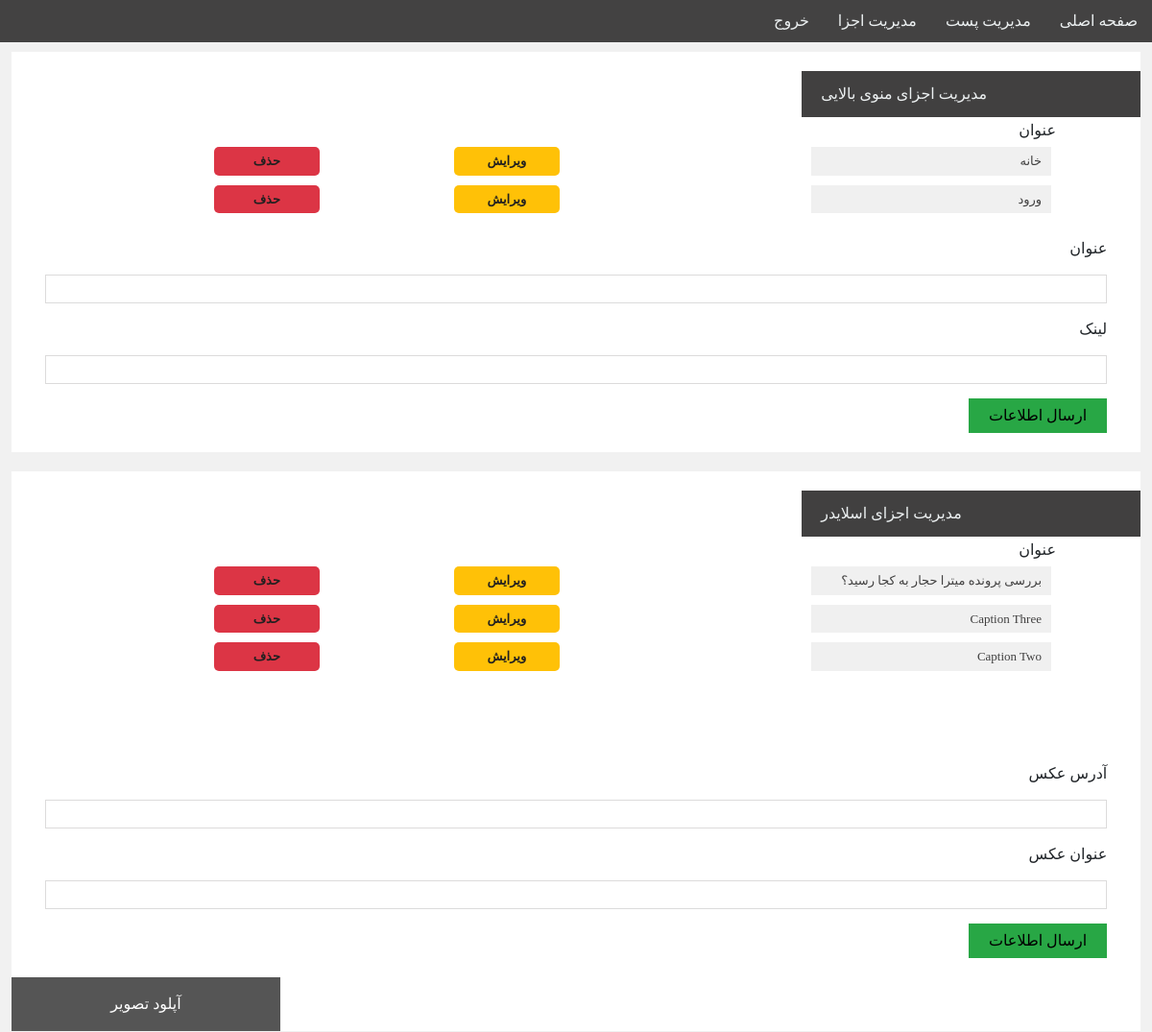
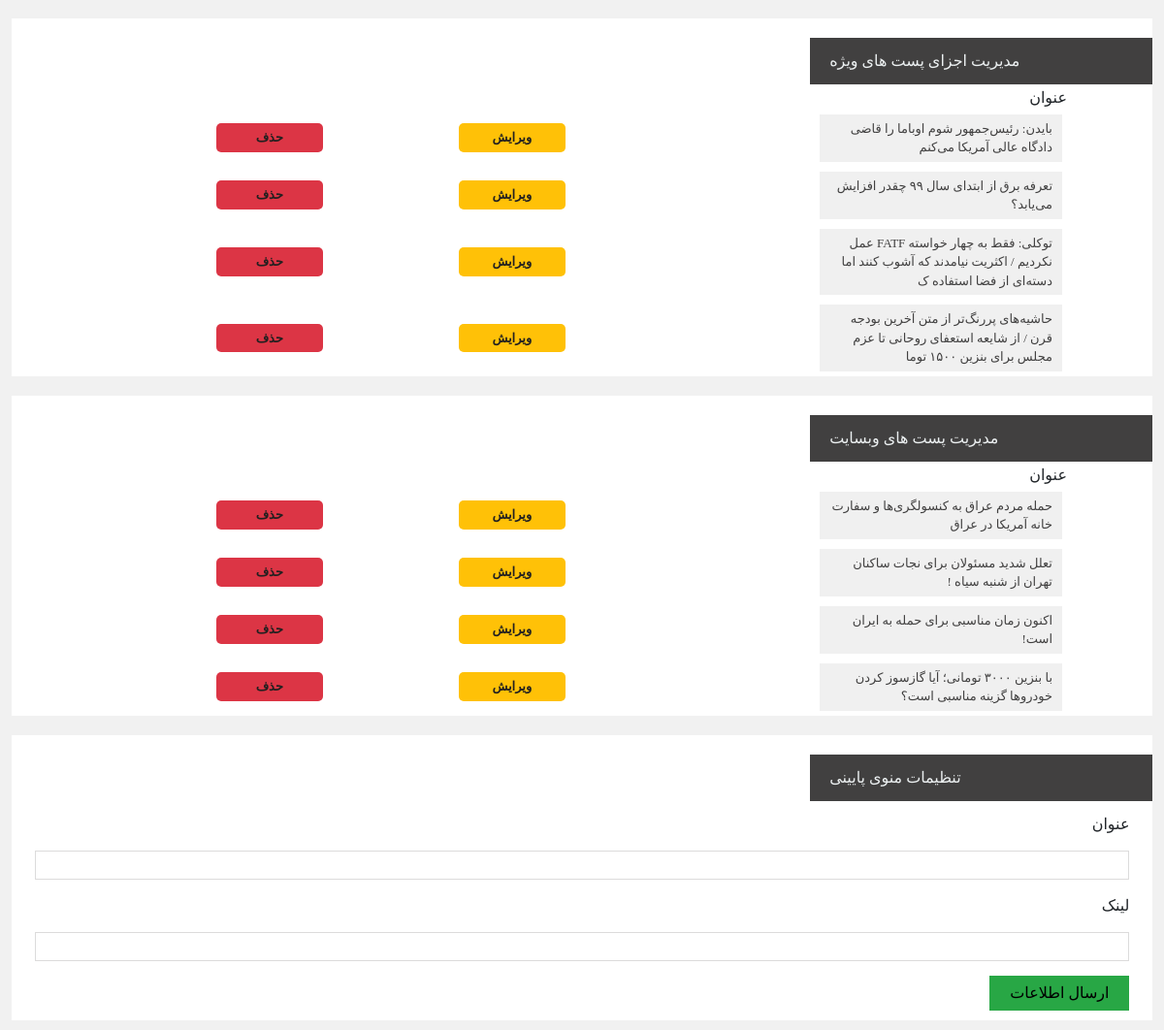
Before: /admin/show.php (signed in) with the older database file (2 pictures, top to bottom).
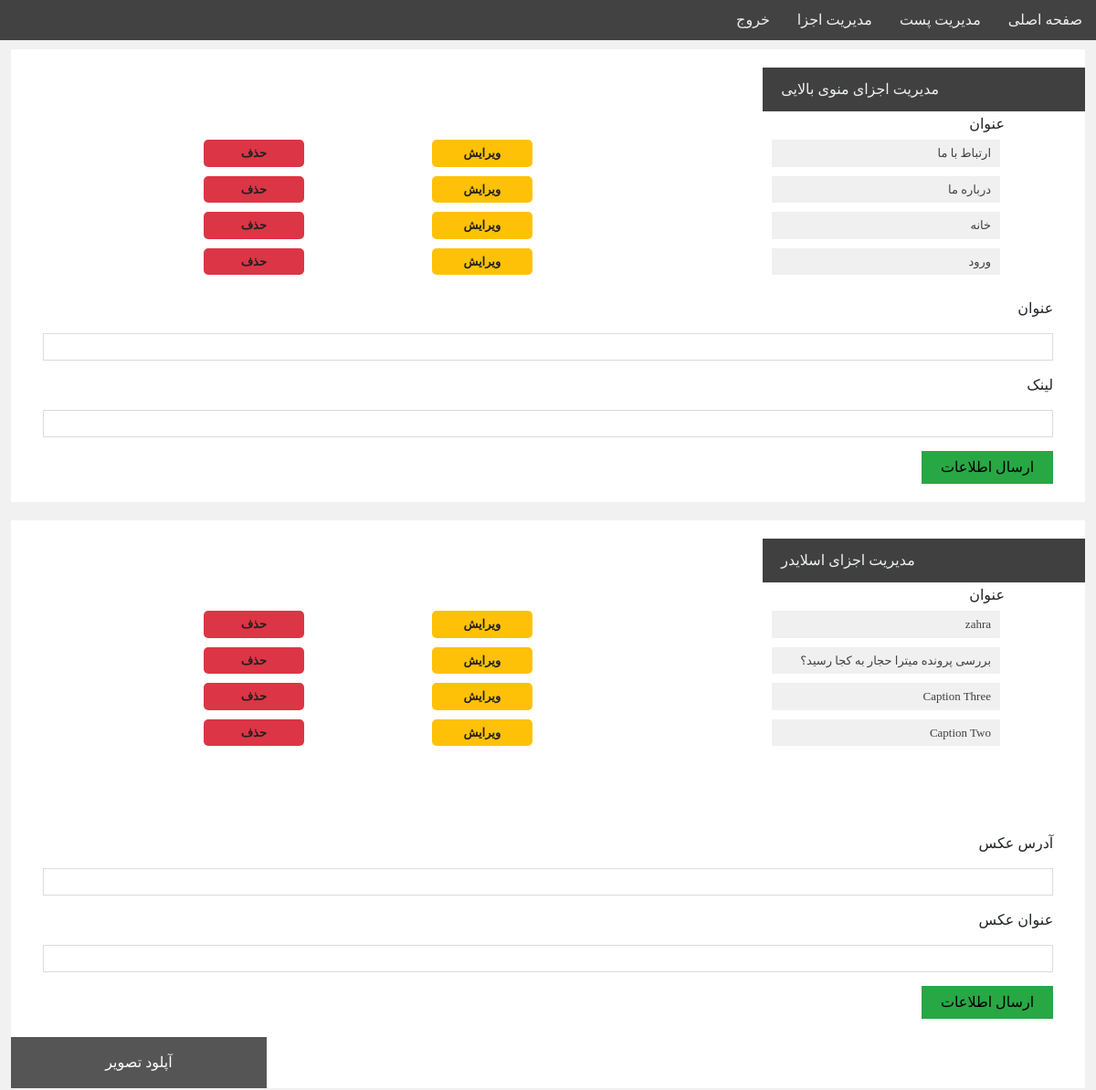
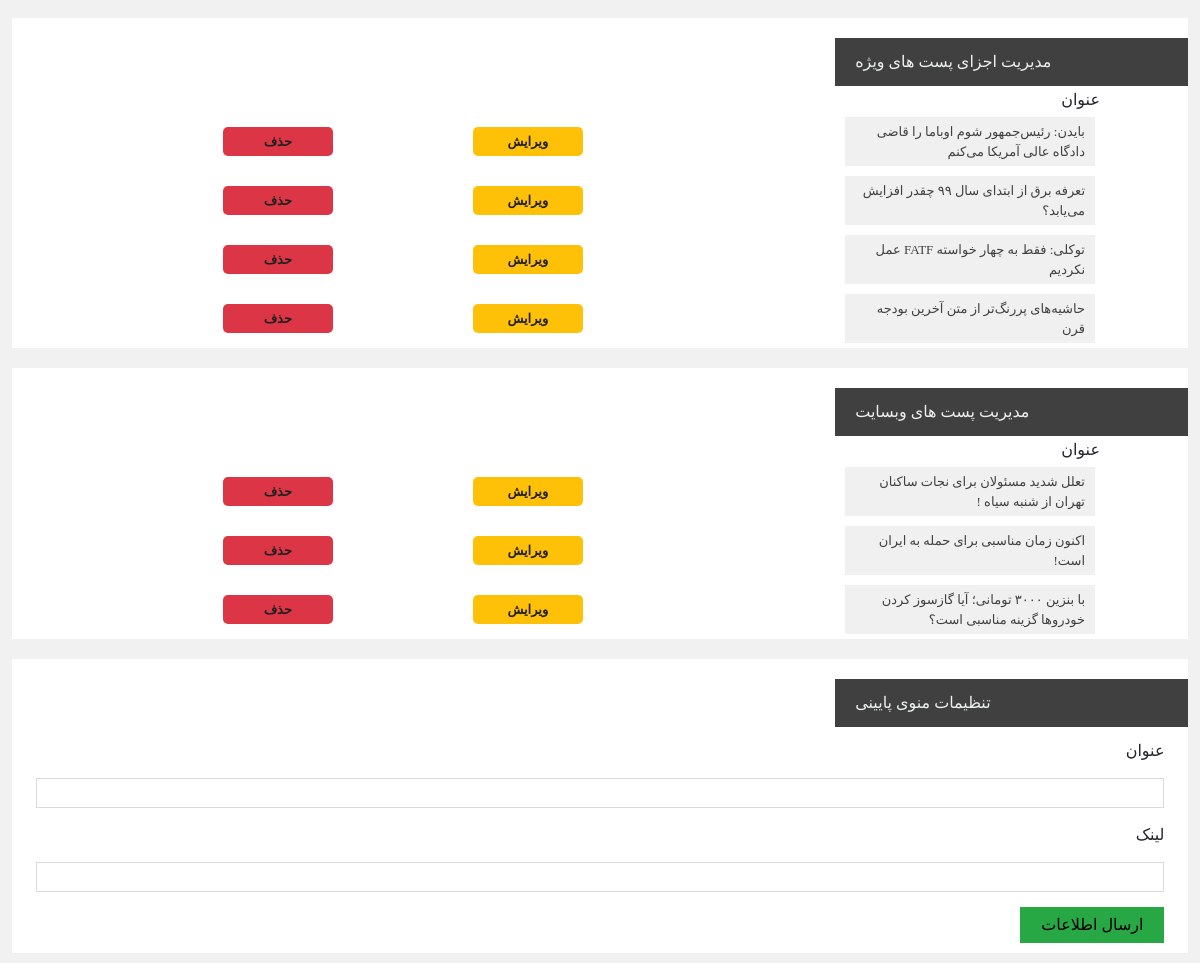
After: the same page with the newer database file (2 pictures, top to bottom).
### tables this page shows
CREATE TABLE `menu` (
  `id` int(11) NOT NULL,
  `title` varchar(100) NOT NULL,
  `link` varchar(200) NOT NULL
);

CREATE TABLE `slider` (
  `id` int(11) NOT NULL,
  `src` varchar(100) NOT NULL,
  `title` varchar(200) NOT NULL
);

CREATE TABLE `specialpost` (
  `id` int(11) NOT NULL,
  `title` varchar(100) NOT NULL,
  `src` varchar(100) NOT NULL,
  `content` varchar(5000) NOT NULL
);

CREATE TABLE `post` (
  `id` int(11) NOT NULL,
  `title` varchar(100) NOT NULL,
  `src` varchar(100) NOT NULL,
  `content` varchar(5000) NOT NULL
);

### admin/show.php (the view, shortened to what this page needs)
<?php include ("menu.php"); ?>
	<div class="settBox">
		<div class="lastpostTitle">
			<p>مدیریت اجزای منوی بالایی</p>
		</div>
		<center>
             <table border="0">
			 <tr>
				<td width="500">عنوان</td>
			</tr>
<?php
$mnu="SELECT * FROM  `menu` ORDER BY  `id` DESC ;";
$mnuresult=mysqli_query($connect,$mnu);
while($mnufetch=mysqli_fetch_assoc($mnuresult))
{
?>
                <tr>
                    <td ><a href=<?php echo "../seenews.php?postid=$mnufetch[id]" ?> class="text-box"><?php echo $mnufetch["title"]; ?></a></td>
                    <td class="col-md-3 text-center"><a href=<?php echo "updatePost.php?postid=$mnufetch[id]" ?> class="btn-edit">ویرایش</a></td>
					<td class="col-md-3 text-center"><a href=<?php echo "../check.php?postid=$mnufetch[id]" ?>   class="btn-remove">حذف</a></td>
                </tr>
<?php
}
?>
             </table>
		</center>
    <div class="settBox">
			<form method="post" action="../check.php">
				<label>عنوان</label>
				<input type="text" name="topmnutitle">
				<label>لینک</label>
				<input type="text" name="topmnulink">
				<input type="submit" name="topmnubtn" value="ارسال اطلاعات">
			</form>
	</div>
    </div>
    <div class="settBox">
		<div class="lastpostTitle">
			<p>مدیریت اجزای اسلایدر</p>
		</div>
		<center>
             <table border="0">
			 <tr>
				<td width="500">عنوان</td>
			</tr>
<?php
$slider="SELECT * FROM  `slider` ORDER BY  `id` DESC ;";
$sliderresult=mysqli_query($connect,$slider);
while($sliderfetch=mysqli_fetch_assoc($sliderresult))
{
?>
                <tr>
                    <td><a href=<?php echo "../seenews.php?postid=$sliderfetch[id]" ?> class="text-box"><?php echo $sliderfetch["title"]; ?></a></td>
					<td class="col-md-3 text-center"><a href=<?php echo "updatePost.php?postid=$sliderfetch[id]" ?> class="btn-edit">ویرایش</a></td>
					<td class="col-md-3 text-center"><a href=<?php echo "../check.php?postid=$sliderfetch[id]" ?>   class="btn-remove">حذف</a></td>
                </tr>
<?php
}
?>
             </table>
		</center>
             <div class="settBox">
		<div class="lastpostTitle">
		</div>
			<form method="post" action="../check.php">
				<label>آدرس عکس</label>
				<input type="text" name="sliderimg" value=<?php  if (isset($_GET["uplod"])) echo $_GET["uplod"] ; else echo '';?>>
				<label>عنوان عکس</label>
				<input type="text" name="slidertitle" >
				<input type="submit" name="sliderbtn" value="ارسال اطلاعات">
			</form>
	</div>
<button id="myBtn" style=" background-color: #555; color: white; padding: 16px 20px; border: none; bottom: 23px; right: 28px; width: 280px;">آپلود تصویر </button>
    </div>
    <div class="settBox">
		<div class="lastpostTitle">
			<p>مدیریت اجزای پست های ویژه</p>
		</div>
	<center>
		<table border="0">
			<tr>
				<td width="500">عنوان</td>
			</tr>
				<?php
				$specialpost="SELECT * FROM  `specialpost` ORDER BY  `id` DESC ;";
				$specialpostresult=mysqli_query($connect,$specialpost);
				while($specialpostfetch=mysqli_fetch_assoc($specialpostresult))
				{
				?>
                <tr>
                    <td><a href=<?php echo "../seenews.php?postid=$specialpostfetch[id]" ?> class="text-box"><?php echo $specialpostfetch["title"]; ?></a></td>
                    <td class="col-md-3 text-center"><a href=<?php echo "updatePost.php?postid=$specialpostfetch[id]" ?> class="btn-edit">ویرایش</a></td>
					<td class="col-md-3 text-center"><a href=<?php echo "../check.php?postid=$specialpostfetch[id]" ?>   class="btn-remove">حذف</a></td>
                </tr>
				<?php
			}
		?>
             </table>
 		</center>
    </div>
	<div class="managepostBox">
	<div class="lastpostTitle">
			<p>مدیریت پست های وبسایت</p>
		</div>
			<center>
		<table border="0">
			<tr>
				<td width="500">عنوان</td>
			</tr>
          <?php
			$posrsql="SELECT * FROM  `post` ORDER BY  `id` DESC ;";
			$postquery=mysqli_query($connect,$posrsql);
			while($postfetch=mysqli_fetch_assoc($postquery))
			{
			?>
			<tr>
				<td><a href=<?php echo "../readmore.php?postid=$postfetch[id]" ?> class="text-box"><?php echo $postfetch["title"]; ?></a></td>
				<td class="col-md-3 text-center"><a href=<?php echo "updatePost.php?postid=$postfetch[id]" ?> class="btn-edit">ویرایش</a></td>
				<td class="col-md-3 text-center"><a href=<?php echo "../check.php?postid=$postfetch[id]" ?>   class="btn-remove">حذف</a></td>
			</tr>
            <?php
			}
			?>
		</table>
			</center>
</div>
    <div class="settBox">
		<div class="lastpostTitle">
			<p>تنظیمات منوی پایینی</p>
		</div>
			<form>
				<label>عنوان</label>
				<input type="text" name="bottnmnutitle">
				<label>لینک</label>
				<input type="text" name="bottnmnulink">
				<input type="submit" name="bottommnubtn" value="ارسال اطلاعات">
			</form>
	</div>
</body>
</html>

Changed rows visible on the page:
removed post: title "حمله مردم عراق به کنسولگری‌ها و سفارت خانه آمریکا در عراق"
added menu: title "ارتباط با ما"
added menu: title "درباره ما"
added slider: title "zahra"
changed specialpost: title "توکلی: فقط به چهار خواسته FATF عمل نکردیم / اکثریت نیامدند که آشوب کنند اما دسته‌ای از فضا استفاده ک" → "توکلی: فقط به چهار خواسته FATF عمل نکردیم"
changed specialpost: title "حاشیه‌های پررنگ‌تر از متن آخرین بودجه قرن / از شایعه استعفای روحانی تا عزم مجلس برای بنزین ۱۵۰۰ توما" → "حاشیه‌های پررنگ‌تر از متن آخرین بودجه قرن"
